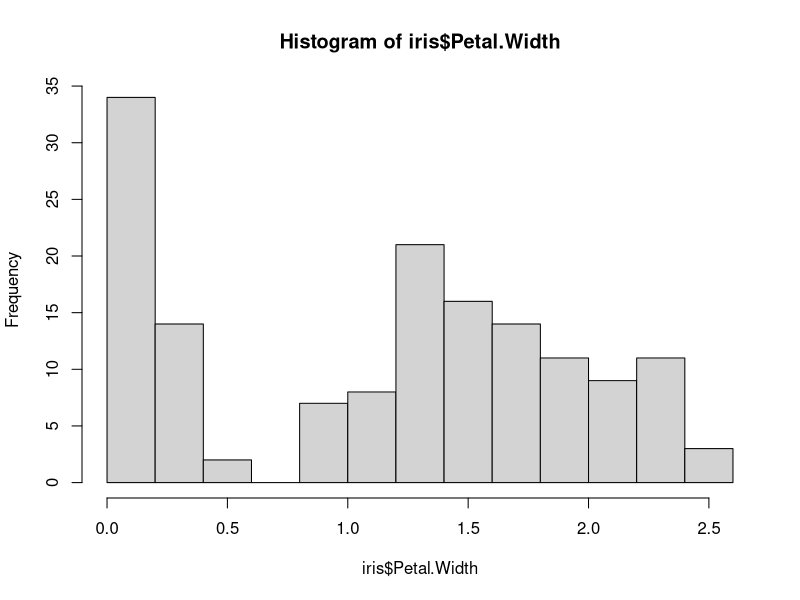
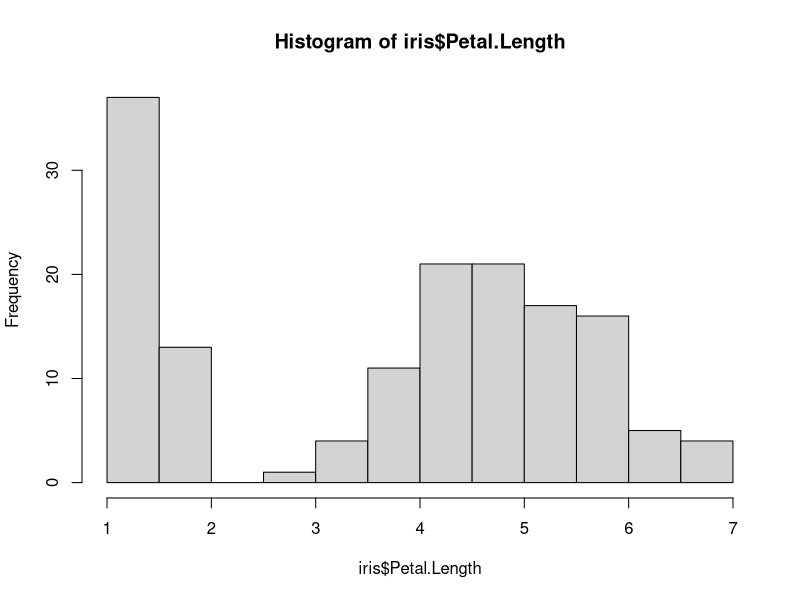
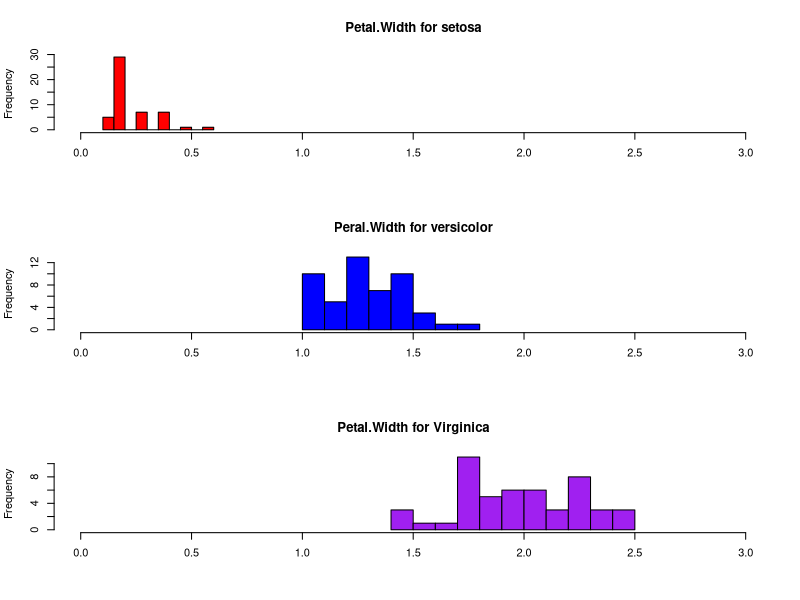

Recreate these plots in R, in order.
library(datasets)

head(iris)

# Basic histograms
hist(iris$Petal.Width)
hist(iris$Petal.Length)

# Bistograms with options

# To show 3 graphs together
par(mfrow = c(3, 1))

# Showing 3 different graphs
hist(iris$Petal.Width [iris$Species == "setosa"],
     xlim = c(0, 3),
     breaks = 9,
     xlab = "",
     main = "Petal.Width for setosa",
     col = "red")

hist(iris$Petal.Width [iris$Species == "versicolor"],
     xlim = c(0, 3),
     xlab = "",
     breaks = 9,
     main = "Peral.Width for versicolor",
     col = "blue")

hist(iris$Petal.Width [iris$Species == "virginica"],
     xlim = c(0, 3),
     xlab = "",
     breaks = 9,
     main = "Petal.Width for Virginica",
     col = "purple")